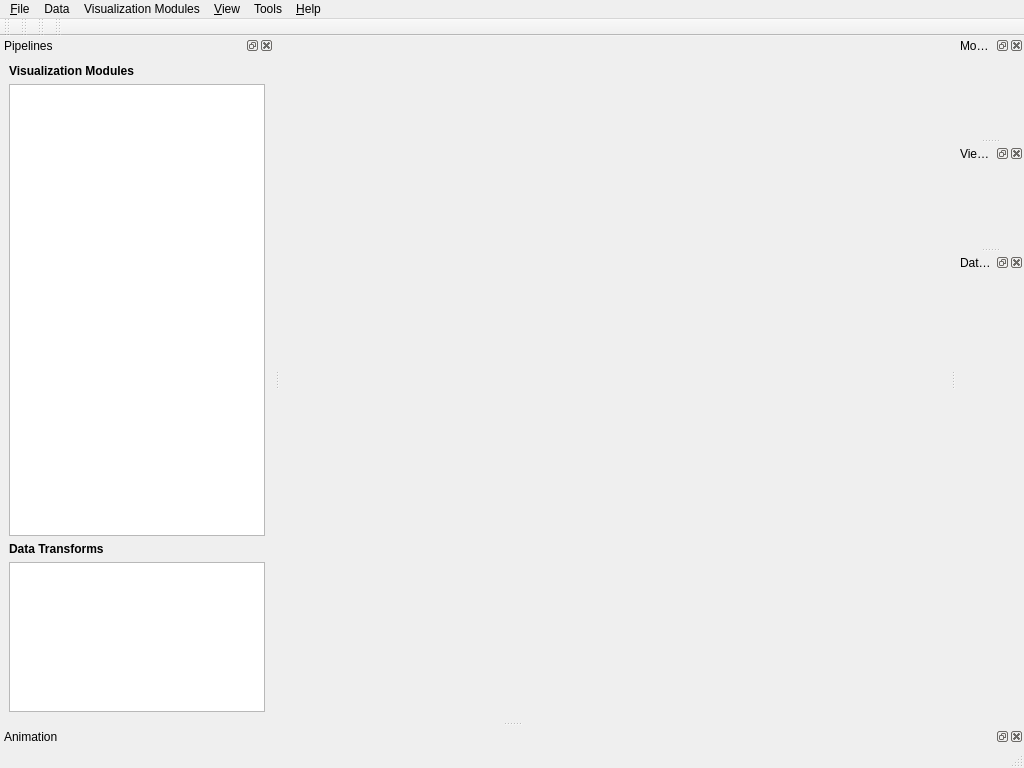
<?xml version="1.0" encoding="UTF-8"?>
<ui version="4.0">
 <class>MainWindow</class>
 <widget class="QMainWindow" name="MainWindow">
  <property name="geometry">
   <rect>
    <x>0</x>
    <y>0</y>
    <width>1024</width>
    <height>768</height>
   </rect>
  </property>
  <property name="windowTitle">
   <string>MainWindow</string>
  </property>
  <widget class="TEM::CentralWidget" name="centralWidget"/>
  <widget class="QMenuBar" name="menubar">
   <property name="geometry">
    <rect>
     <x>0</x>
     <y>0</y>
     <width>1024</width>
     <height>25</height>
    </rect>
   </property>
   <widget class="QMenu" name="menu_File">
    <property name="title">
     <string>&amp;File</string>
    </property>
    <widget class="QMenu" name="menuRecentlyOpened">
     <property name="title">
      <string>Recently Opened</string>
     </property>
    </widget>
    <addaction name="actionOpen"/>
    <addaction name="menuRecentlyOpened"/>
    <addaction name="separator"/>
    <addaction name="actionSaveState"/>
    <addaction name="actionLoadState"/>
    <addaction name="separator"/>
    <addaction name="actionSaveScreenshot"/>
    <addaction name="actionSaveMovie"/>
    <addaction name="separator"/>
    <addaction name="actionSaveDebuggingState"/>
    <addaction name="separator"/>
    <addaction name="actionReset"/>
    <addaction name="actionExit"/>
   </widget>
   <widget class="QMenu" name="menuModules">
    <property name="title">
     <string>Visualization Modules</string>
    </property>
   </widget>
   <widget class="QMenu" name="menuTools">
    <property name="title">
     <string>Tools</string>
    </property>
    <addaction name="actionPythonConsole"/>
    <addaction name="actionMacros"/>
   </widget>
   <widget class="QMenu" name="menuData">
    <property name="title">
     <string>Data</string>
    </property>
    <addaction name="actionAlign"/>
    <addaction name="actionClone"/>
    <addaction name="actionReconstruct"/>
    <addaction name="actionPython_Expression"/>
    <addaction name="separator"/>
    <addaction name="actionDeleteData"/>
   </widget>
   <widget class="QMenu" name="menuView">
    <property name="title">
     <string>&amp;View</string>
    </property>
   </widget>
   <widget class="QMenu" name="menuHelp">
    <property name="title">
     <string>&amp;Help</string>
    </property>
    <addaction name="actionAbout"/>
   </widget>
   <addaction name="menu_File"/>
   <addaction name="menuData"/>
   <addaction name="menuModules"/>
   <addaction name="menuView"/>
   <addaction name="menuTools"/>
   <addaction name="menuHelp"/>
  </widget>
  <widget class="QStatusBar" name="statusbar"/>
  <widget class="QDockWidget" name="dockWidget">
   <property name="windowTitle">
    <string>Pipelines</string>
   </property>
   <attribute name="dockWidgetArea">
    <number>1</number>
   </attribute>
   <widget class="QWidget" name="pipelineBrowserWidget">
    <layout class="QVBoxLayout" name="verticalLayout" stretch="0,3,0,1">
     <item>
      <widget class="QLabel" name="label">
       <property name="text">
        <string>&lt;html&gt;&lt;head/&gt;&lt;body&gt;&lt;p&gt;&lt;span style=&quot; font-weight:600;&quot;&gt;Visualization Modules&lt;/span&gt;&lt;/p&gt;&lt;/body&gt;&lt;/html&gt;</string>
       </property>
      </widget>
     </item>
     <item>
      <widget class="TEM::PipelineWidget" name="treeWidget">
       <property name="dragEnabled">
        <bool>true</bool>
       </property>
       <property name="dragDropMode">
        <enum>QAbstractItemView::DragOnly</enum>
       </property>
       <property name="rootIsDecorated">
        <bool>false</bool>
       </property>
       <property name="uniformRowHeights">
        <bool>true</bool>
       </property>
       <property name="columnCount">
        <number>2</number>
       </property>
       <attribute name="headerVisible">
        <bool>false</bool>
       </attribute>
       <attribute name="headerDefaultSectionSize">
        <number>20</number>
       </attribute>
       <attribute name="headerMinimumSectionSize">
        <number>20</number>
       </attribute>
       <column>
        <property name="text">
         <string notr="true">1</string>
        </property>
       </column>
       <column>
        <property name="text">
         <string notr="true">2</string>
        </property>
       </column>
      </widget>
     </item>
     <item>
      <widget class="QLabel" name="label_2">
       <property name="text">
        <string>&lt;html&gt;&lt;head/&gt;&lt;body&gt;&lt;p&gt;&lt;span style=&quot; font-weight:600;&quot;&gt;Data Transforms&lt;/span&gt;&lt;/p&gt;&lt;/body&gt;&lt;/html&gt;</string>
       </property>
      </widget>
     </item>
     <item>
      <widget class="TEM::OperatorsWidget" name="treeWidget_2">
       <attribute name="headerVisible">
        <bool>false</bool>
       </attribute>
       <column>
        <property name="text">
         <string notr="true">1</string>
        </property>
       </column>
      </widget>
     </item>
    </layout>
   </widget>
  </widget>
  <widget class="QDockWidget" name="dockWidget_2">
   <property name="windowTitle">
    <string>Module Properties </string>
   </property>
   <attribute name="dockWidgetArea">
    <number>2</number>
   </attribute>
   <widget class="TEM::ModulePropertiesPanel" name="modulePropertiesPanel"/>
  </widget>
  <widget class="pqCameraToolbar" name="cameraToolbar">
   <property name="windowTitle">
    <string>Camera Toolbar</string>
   </property>
   <attribute name="toolBarArea">
    <enum>TopToolBarArea</enum>
   </attribute>
   <attribute name="toolBarBreak">
    <bool>false</bool>
   </attribute>
  </widget>
  <widget class="pqAxesToolbar" name="axesToolbar">
   <property name="windowTitle">
    <string>Axes Toolbar</string>
   </property>
   <attribute name="toolBarArea">
    <enum>TopToolBarArea</enum>
   </attribute>
   <attribute name="toolBarBreak">
    <bool>false</bool>
   </attribute>
  </widget>
  <widget class="QDockWidget" name="dockWidget_3">
   <property name="allowedAreas">
    <set>Qt::BottomDockWidgetArea|Qt::TopDockWidgetArea</set>
   </property>
   <property name="windowTitle">
    <string>Animation</string>
   </property>
   <attribute name="dockWidgetArea">
    <number>8</number>
   </attribute>
   <widget class="pqPVAnimationWidget" name="animationWidget"/>
  </widget>
  <widget class="pqVCRToolbar" name="vcrToolbar">
   <property name="windowTitle">
    <string>VCR Toolbar</string>
   </property>
   <attribute name="toolBarArea">
    <enum>TopToolBarArea</enum>
   </attribute>
   <attribute name="toolBarBreak">
    <bool>false</bool>
   </attribute>
  </widget>
  <widget class="QDockWidget" name="dockWidget_4">
   <property name="allowedAreas">
    <set>Qt::LeftDockWidgetArea|Qt::RightDockWidgetArea</set>
   </property>
   <property name="windowTitle">
    <string>View Properties</string>
   </property>
   <attribute name="dockWidgetArea">
    <number>2</number>
   </attribute>
   <widget class="TEM::ViewPropertiesPanel" name="viewPropertiesPanel"/>
  </widget>
  <widget class="QDockWidget" name="dockWidget_5">
   <property name="windowTitle">
    <string>Data Properties</string>
   </property>
   <attribute name="dockWidgetArea">
    <number>2</number>
   </attribute>
   <widget class="QWidget" name="dockWidgetContents">
    <layout class="QVBoxLayout" name="verticalLayout_2">
     <property name="margin">
      <number>0</number>
     </property>
     <item>
      <widget class="QScrollArea" name="scrollArea">
       <property name="sizePolicy">
        <sizepolicy hsizetype="Expanding" vsizetype="Expanding">
         <horstretch>0</horstretch>
         <verstretch>0</verstretch>
        </sizepolicy>
       </property>
       <property name="frameShape">
        <enum>QFrame::NoFrame</enum>
       </property>
       <property name="horizontalScrollBarPolicy">
        <enum>Qt::ScrollBarAlwaysOff</enum>
       </property>
       <property name="widgetResizable">
        <bool>true</bool>
       </property>
       <widget class="TEM::DataPropertiesPanel" name="scrollAreaWidgetContents">
        <property name="geometry">
         <rect>
          <x>0</x>
          <y>0</y>
          <width>79</width>
          <height>333</height>
         </rect>
        </property>
       </widget>
      </widget>
     </item>
    </layout>
   </widget>
  </widget>
  <widget class="QToolBar" name="modulesToolbar">
   <property name="windowTitle">
    <string>Visualization Modules Toolbar</string>
   </property>
   <attribute name="toolBarArea">
    <enum>TopToolBarArea</enum>
   </attribute>
   <attribute name="toolBarBreak">
    <bool>false</bool>
   </attribute>
  </widget>
  <action name="actionOpen">
   <property name="text">
    <string>&amp;Open</string>
   </property>
  </action>
  <action name="actionSaveDebuggingState">
   <property name="text">
    <string>&amp;Save Debugging State</string>
   </property>
   <property name="toolTip">
    <string>Save state with debugging information (advanced)</string>
   </property>
  </action>
  <action name="actionExit">
   <property name="text">
    <string>E&amp;xit</string>
   </property>
   <property name="shortcut">
    <string>Ctrl+Q</string>
   </property>
  </action>
  <action name="actionPythonConsole">
   <property name="text">
    <string>Python Console</string>
   </property>
  </action>
  <action name="actionMacros">
   <property name="text">
    <string>Macros</string>
   </property>
  </action>
  <action name="actionSaveScreenshot">
   <property name="text">
    <string>Save Screenshot</string>
   </property>
  </action>
  <action name="actionSaveMovie">
   <property name="text">
    <string>Save Movie</string>
   </property>
  </action>
  <action name="actionClone">
   <property name="text">
    <string>Clone</string>
   </property>
  </action>
  <action name="actionAlign">
   <property name="text">
    <string>Align</string>
   </property>
  </action>
  <action name="actionReconstruct">
   <property name="text">
    <string>Reconstruct</string>
   </property>
  </action>
  <action name="actionPython_Expression">
   <property name="text">
    <string>Transform</string>
   </property>
  </action>
  <action name="actionSaveState">
   <property name="text">
    <string>Save State</string>
   </property>
  </action>
  <action name="actionLoadState">
   <property name="text">
    <string>Load State</string>
   </property>
  </action>
  <action name="actionReset">
   <property name="text">
    <string>&amp;Reset</string>
   </property>
   <property name="toolTip">
    <string>Reset application</string>
   </property>
  </action>
  <action name="actionDeleteData">
   <property name="icon">
    <iconset resource="../ParaView3/ParaView/Qt/Widgets/Resources/QtWidgets.qrc">
     <normaloff>:/QtWidgets/Icons/pqDelete32.png</normaloff>:/QtWidgets/Icons/pqDelete32.png</iconset>
   </property>
   <property name="text">
    <string>Delete Data &amp;&amp; Modules</string>
   </property>
   <property name="toolTip">
    <string>Delete Data</string>
   </property>
  </action>
  <action name="actionAbout">
   <property name="text">
    <string>&amp;About</string>
   </property>
  </action>
 </widget>
 <customwidgets>
  <customwidget>
   <class>TEM::CentralWidget</class>
   <extends>QWidget</extends>
   <header>CentralWidget.h</header>
   <container>1</container>
  </customwidget>
  <customwidget>
   <class>TEM::PipelineWidget</class>
   <extends>QTreeWidget</extends>
   <header>PipelineWidget.h</header>
  </customwidget>
  <customwidget>
   <class>TEM::ModulePropertiesPanel</class>
   <extends>QWidget</extends>
   <header>ModulePropertiesPanel.h</header>
   <container>1</container>
  </customwidget>
  <customwidget>
   <class>pqCameraToolbar</class>
   <extends>QToolBar</extends>
   <header>pqCameraToolbar.h</header>
  </customwidget>
  <customwidget>
   <class>pqAxesToolbar</class>
   <extends>QToolBar</extends>
   <header>pqAxesToolbar.h</header>
  </customwidget>
  <customwidget>
   <class>pqPVAnimationWidget</class>
   <extends>QWidget</extends>
   <header>pqPVAnimationWidget.h</header>
   <container>1</container>
  </customwidget>
  <customwidget>
   <class>pqVCRToolbar</class>
   <extends>QToolBar</extends>
   <header>pqVCRToolbar.h</header>
  </customwidget>
  <customwidget>
   <class>TEM::OperatorsWidget</class>
   <extends>QTreeWidget</extends>
   <header>OperatorsWidget.h</header>
  </customwidget>
  <customwidget>
   <class>TEM::ViewPropertiesPanel</class>
   <extends>QWidget</extends>
   <header>ViewPropertiesPanel.h</header>
   <container>1</container>
  </customwidget>
  <customwidget>
   <class>TEM::DataPropertiesPanel</class>
   <extends>QWidget</extends>
   <header>DataPropertiesPanel.h</header>
   <container>1</container>
  </customwidget>
 </customwidgets>
 <resources>
  <include location="../ParaView3/ParaView/Qt/Components/Resources/pqComponents.qrc"/>
  <include location="../ParaView3/ParaView/Qt/Core/Resources/pqCore.qrc"/>
  <include location="../ParaView3/ParaView/Qt/Widgets/Resources/QtWidgets.qrc"/>
 </resources>
 <connections/>
</ui>
